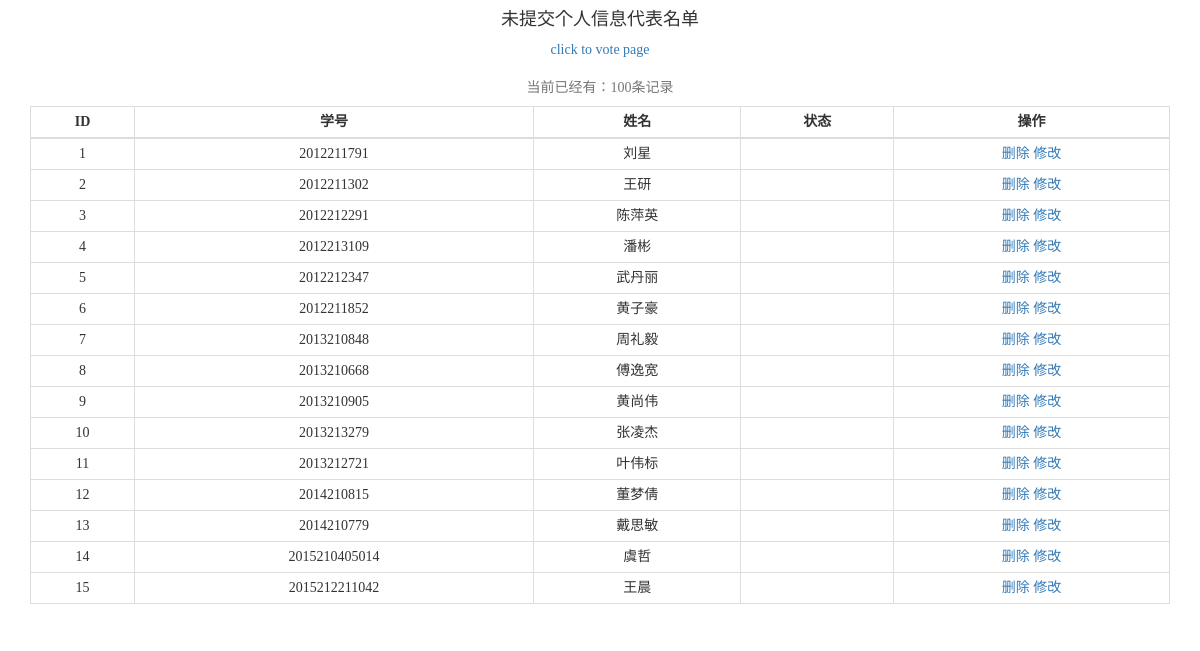
Screenshot of /vote_normal/list2.php with the database file from the repository.
### tables this page shows
CREATE TABLE `vote_person_status` (
  `pc_id` int(11) NOT NULL AUTO_INCREMENT,
  `pc_name` varchar(20) DEFAULT NULL,
  `pc_status` varchar(20) DEFAULT NULL,
  `pc_num` varchar(20) DEFAULT NULL,
  PRIMARY KEY (`pc_id`)
);

### vote_normal/list2.php (the view, shortened to what this page needs)
<!DOCTYPE html>
<html lang="">
    <head>
        <link rel="stylesheet" href="https://maxcdn.bootstrapcdn.com/bootstrap/3.3.6/css/bootstrap.min.css">
    </head>
    <body>
         <?php
    $pdo = connectDb();
    $sql = "select distinct vote_person_status.* from vote_person_status where vote_person_status.pc_name not in (select vote_person_info.vote_name from vote_person_info);";
    $arr = $pdo->query($sql);
    $sql2 = "select count(*) from vote_person_info;";
    $rs = $pdo -> query($sql2);
    $arrData = $rs -> fetch(PDO::FETCH_ASSOC);
    $total=$arrData['count(*)'];
    ?>
    <div class="container">
        <table class="table table-condensed table-hover table-bordered text-center">
            <h4 class="text-center">未提交个人信息代表名单</h4>
            <caption class="text-center">当前已经有：<?php echo $total ?>条记录</caption>
            <p class="text-center"><a href="vote_index.html" target="_blank">click to vote page</a></p>
            <thead>
            <tr>
                <th>ID</th>
                <th>学号</th>
                <th>姓名</th>
                <th>状态</th>
                <th>操作</th>
            </tr>
            </thead>
            <tbody>
            <?php
            $id=0;
            foreach ($arr as $row) {
            	$id++;
                echo "<tr>";
	                echo "<td>{$id}</td>";
	                echo "<td>{$row['pc_num']}</td>";
	                echo "<td>{$row['pc_name']}</td>";
	                echo "<td>{$row['pc_status']} </td>";
	                echo "<td>
						<a href='javascript:doDel({$row['pc_status']})'>删除</a>
						<a href='edit.php?id={$row['pc_status']}'>修改</a>
					</td>";
            }
            ?>
            </tbody>
        </table>
    </div>
    </body>
</html>

### vote_normal/list2.php (style rules this page uses)
th { text-align: center;x }
* { font-family: "微软雅黑"; }

### rows the page displays
vote_person_status: pc_num "2012211791", pc_name "刘星"
vote_person_status: pc_num "2012211302", pc_name "王研"
vote_person_status: pc_num "2012212291", pc_name "陈萍英"
vote_person_status: pc_num "2012213109", pc_name "潘彬"
vote_person_status: pc_num "2012212347", pc_name "武丹丽"
vote_person_status: pc_num "2012211852", pc_name "黄子豪"
vote_person_status: pc_num "2013210848", pc_name "周礼毅"
vote_person_status: pc_num "2013210668", pc_name "傅逸宽"
vote_person_status: pc_num "2013210905", pc_name "黄尚伟"
vote_person_status: pc_num "2013213279", pc_name "张凌杰"
vote_person_status: pc_num "2013212721", pc_name "叶伟标"
vote_person_status: pc_num "2014210815", pc_name "董梦倩"
vote_person_status: pc_num "2014210779", pc_name "戴思敏"
vote_person_status: pc_num "2015210405014", pc_name "虞哲"
vote_person_status: pc_num "2015212211042", pc_name "王晨"

### other values shown
$total "100"
